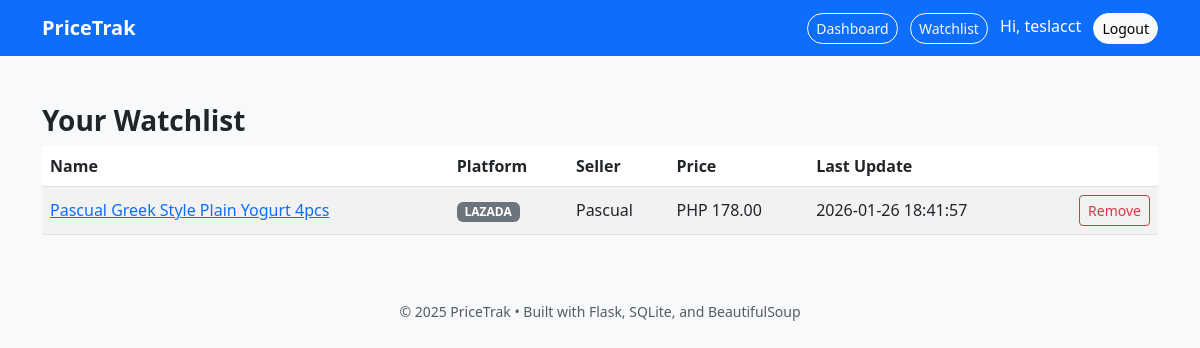
The app's page /watchlist (signed in), older data.
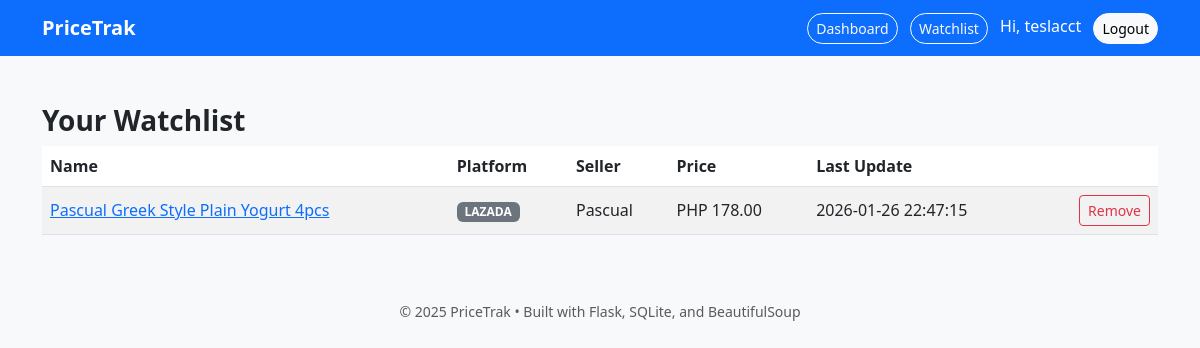
The same page, newer data.
### models.py (models this page shows)
class Watchlist(Base):
    __tablename__ = 'watchlist'
    __table_args__ = (
        UniqueConstraint('user_id', 'product_id', name='uq_user_product'),
    )
    id = Column(Integer, primary_key=True)
    user_id = Column(Integer, ForeignKey('users.id'), nullable=False)
    product_id = Column(Integer, ForeignKey('products.id'), nullable=False)
    seller = Column(String(255))
    notify_price_drop = Column(Boolean, default=True)
    last_notified_price = Column(Float)
    created_at = Column(DateTime, default=datetime.now)
    user = relationship('User', back_populates='watchlist_items')
    product = relationship('Product', back_populates='watchers')

class Product(Base):
    __tablename__ = 'products'
    __table_args__ = (
        UniqueConstraint('platform', 'platform_product_id', name='uq_platform_product'),
    )
    id = Column(Integer, primary_key=True)
    platform = Column(String(50), nullable=False)
    platform_product_id = Column(String(255), nullable=False)
    name = Column(String(500), nullable=False)
    seller = Column(String(255))
    last_price = Column(Float)
    currency = Column(String(10))
    url = Column(String(1000), nullable=False)
    in_stock = Column(Boolean, default=True)
    last_checked_at = Column(DateTime)
    created_at = Column(DateTime, default=datetime.now)
    price_history = relationship('PriceHistory', back_populates='product', cascade='all, delete-orphan', order_by='PriceHistory.created_at.desc()')
    watchers = relationship('Watchlist', back_populates='product', cascade='all, delete-orphan')

### app.py (the view)
@app.route('/watchlist')
def watchlist():
    db = Session()
    user = current_user(db)
    if not user:
        flash('Please log in!', "warning")
        return redirect(url_for('login_page'))
    items = get_sorted_watchlist(db, user.id)
    return render_template('watchlist.html', items=items, user=user)

### app.py (called while the page is built)
def current_user(db):
    uid = flask_session.get('uid')
    if not uid:
        return None
    user = db.query(User).get(uid)
    try:
        if user is not None and hasattr(user, 'get_matrix'):
            user.matrix_obj = user.get_matrix()
    except Exception:
        user.matrix_obj = None
    return user

def get_sorted_watchlist(db, user_id):
    items = db.query(Watchlist).join(Product).filter(Watchlist.user_id == user_id).order_by(Product.name.asc()).all()
    return items

### models.py (called while the page is built)
    def get_matrix(self):
        if not self.matrix:
            return []
        try:
            return json.loads(self.matrix)
        except Exception:
            return []

### templates/watchlist.html (shortened to what this page needs)
{% extends 'base.html' %}
{% block content %}
  <h3 class="fw-bold">Your Watchlist</h3>
  {% if not items %}
    <p class="text-muted">No items yet. Paste a link on the dashboard and add to your watchlist.</p>
  {% else %}
    <div class="table-responsive">
      <table class="table table-striped align-middle">
        <thead>
          <tr>
            <th>Name</th>
            <th>Platform</th>
            <th>Seller</th>
            <th>Price</th>
            <th>Last Update</th>
            <th></th>
          </tr>
        </thead>
        <tbody>
          {% for w in items %}
            <tr>
              <td><a href="/product/{{ w.product.id }}">{{ w.product.name }}</a></td>
              <td class="text-uppercase"><span class="badge bg-secondary">{{ w.product.platform }}</span></td>
              <td>{{ w.seller or w.product.seller or '—' }}</td>
              <td>{{ w.product.currency }} {{ '%.2f'|format(w.product.last_price or 0) }}</td>
                  <td>{% if w.product.last_checked_at %}{{ w.product.last_checked_at.strftime('%Y-%m-%d %H:%M:%S') }}{% else %}—{% endif %}</td>
              <td class="text-end">
                <form action="/unwatch/{{ w.product.id }}" method="POST">
                  <button class="btn btn-sm btn-outline-danger">Remove</button>
                </form>
              </td>
            </tr>
          {% endfor %}
        </tbody>
      </table>
    </div>
  {% endif %}
{% endblock %}

Row changes from the older to the newer data that the page shows:
changed through a linked row, Watchlist "Pascual": product.last_checked_at "2026-01-26 18:41:57" → "2026-01-26 22:47:15"
